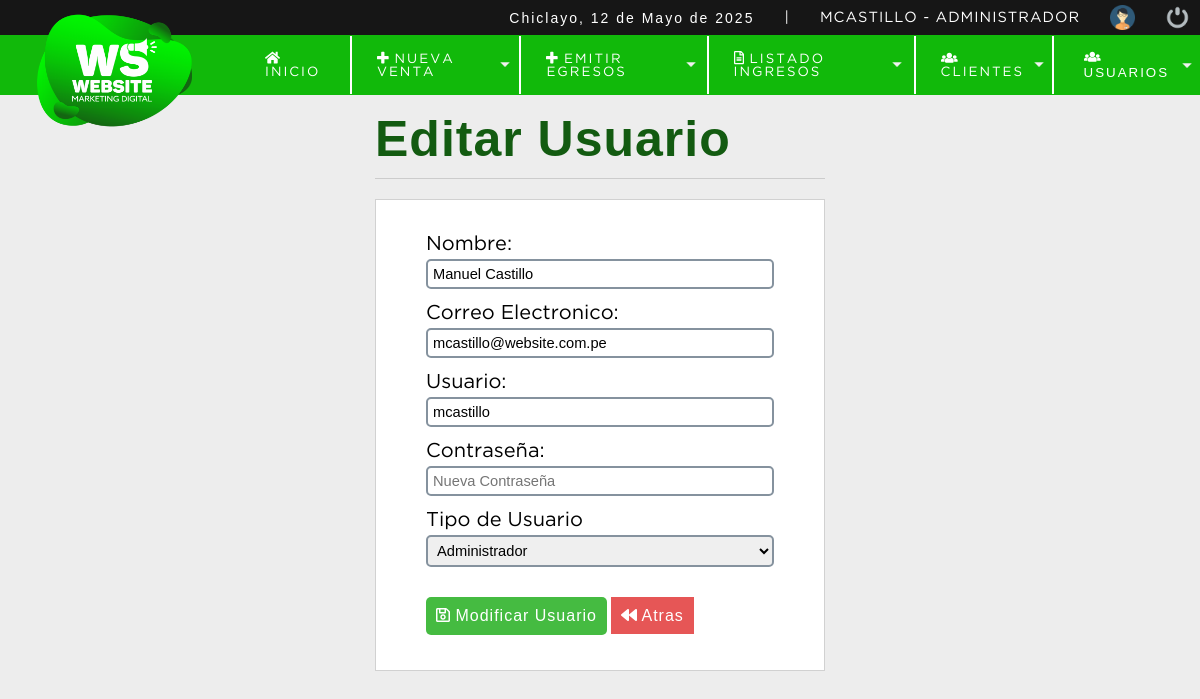
/sistema/editar_usuario.php?id=1 (signed in), run on the app's committed database.
### tables this page shows
CREATE TABLE `usuario` (
  `id_usuario` int NOT NULL,
  `usu_nombre` varchar(50) NOT NULL,
  `usu_correo` varchar(100) NOT NULL,
  `usu_usuario` varchar(15) NOT NULL,
  `usu_clave` varchar(100) NOT NULL,
  `id_rol` int NOT NULL,
  `usu_estado` int NOT NULL DEFAULT '1'
);

CREATE TABLE `rol` (
  `id_rol` int NOT NULL,
  `rol` varchar(20) NOT NULL
);

### sistema/editar_usuario.php (the view, shortened to what this page needs)
<?php
include "../conexion.php";
    $iduser = $_REQUEST['id'];
    $sql = mysqli_query($conexion, "SELECT u.id_usuario, u.usu_nombre, u.usu_correo, u.usu_usuario, (u.id_rol)
                                    AS idrol, (r.rol) AS nombrerol FROM usuario u INNER JOIN rol r ON u.id_rol=r.id_rol
                                    WHERE id_usuario= $iduser and usu_estado = 1");
    $result_sql = mysqli_num_rows($sql);
    if ($result_sql == 0) {
        header('Location: listar_usuario.php');
    }else{
        $option='';
        while ($data = mysqli_fetch_array($sql)){
            $nombre = $data['usu_nombre'];
            $correo = $data['usu_correo'];
            $usuario = $data['usu_usuario'];
            $id_rol = $data['idrol'];
            $rol = $data['nombrerol'];
        }
        if($id_rol == 1){
            $option = '<option value="'.$id_rol.'"select>'.$rol.'</option>';
        }else if($id_rol == 2){
            $option = '<option value="'.$id_rol.'"select>'.$rol.'</option>';
        }
    }
?>
<!DOCTYPE html>
<html lang="es">
<head>
	<?php include "includes/scripts.php";?>
</head>
<body>
	<?php include "includes/header.php";?>
	<section id="container">
        <div class="form_register">
            <h1>Editar Usuario</h1>
            <hr>
            <form action="" method="post">
                <label for="nombre">Nombre:</label>
                <input type="text" name="nombre" id="nombre" placeholder="Nombre completo" value="<?php echo $nombre;?>">
                <label for="correo">Correo Electronico:</label>
                <input type="email" name="correo" id="correo" placeholder="Correo electronico" value="<?php echo $correo;?>">
                <label for="usuario">Usuario:</label>
                <input type="text" name="usuario" id="usuario" placeholder="Nombre usuario" value="<?php echo $usuario;?>">
                <label for="clave">Contraseña:</label>
                <input type="password" name="clave" id="clave" placeholder="Nueva Contraseña">
                <label for="rol"> Tipo de Usuario</label>
                <select name="rol" id="rol" class="notItemOne">
                    <?php
                    echo $option;
                    ?>
                </select>
                <button type="submit" class="btn_save"><i class="far fa-save"></i> Modificar Usuario</button>
                <a href="listar_usuario.php" class="btn_atras"><i class="fa fa-backward"></i> Atras</a>
            </form>
        </div>
	</section>
</body>
</html>

### sistema/css/style.css (style rules this page uses)
* { margin: 0; padding: 0; box-sizing: border-box; }
body { background: #ededed; }
h1, h2, h3, h4, h5, h6 { font-family: 'arial'; font-weight: bold; letter-spacing: 1px; }
h1 { font-size: 26px; }
a { text-decoration: none; font-family: arial; letter-spacing: 1px; }
#container { padding: 90px 15px 15px; }
.form_register { width: 450px; margin: auto; margin-top: 20px; }
.form_register h1 { color: #135b11; }
hr { border: 0; background: #ccc; height: 1px; margin: 10px 0; display: block; }
form { background: #fff; margin: auto; padding: 20px 50px; border: 1px solid #d1d1d1; }
label { display: block; font-size: 20px; font-family: 'GothamBook'; margin: 15px auto 5px auto; }
input,select { display: block; width: 100%; font-size: 11pt; padding: 5px; border: 2px solid #85929e; border-radius: 5px; -webkit-border-radius: 5px; -moz-border-radius: 5px; -ms-border-radius: 5px; -o-border-radius: 5px; }
.btn_save { font-size: 12pt; background: #45bb41; padding: 10px; color: #fff; letter-spacing: 1px; border: 0; cursor: pointer; margin: 15px auto; border-radius: 5px; -webkit-border-radius: 5px; -moz-border-radius: 5px; -ms-border-radius: 5px; -o-border-radius: 5px; margin-top: 30px; }
.btn_atras { font-size: 12pt; background: #e65656; padding: 10px; color: #fff; letter-spacing: 1px; border: 0; cursor: pointer; margin: 15px auto; }
#container h1 { font-size: 50px; display: inline-block; }

### data on the page
usuario: nombre "Manuel Castillo", correo "mcastillo@website.com.pe", usuario "mcastillo", rol "Administrador"

### other printed values
fechaC() "12 de Mayo de 2025"
$_SESSION['user'] "MCASTILLO"
$_SESSION['nomrol'] "ADMINISTRADOR"
